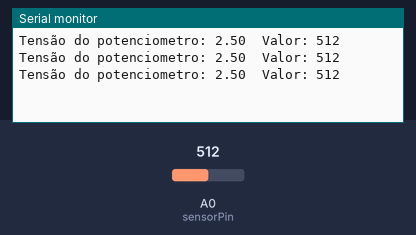
The sketch below on a simulated Arduino Uno, built with avr-gcc and run on an emulated ATmega328P. Shown: the last lines printed to the serial monitor. The inputs (shaded band) are chosen by the test bench; at power-on: A0 (sensorPin) = 512.

Above: at 1.3 s.
1.4 s: A0 (sensorPin) set to 716
At 2.0 s:
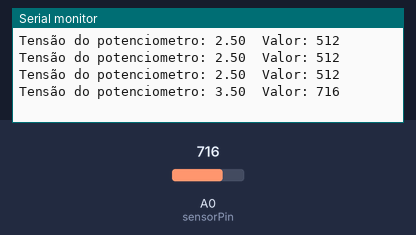
2.9 s: A0 (sensorPin) set to 900
At 3.5 s:
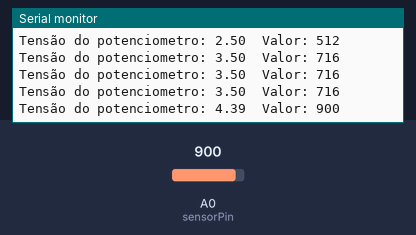
Timing chart, 0 to 5.9 s (numbered marks = the images above; inputs shaded):
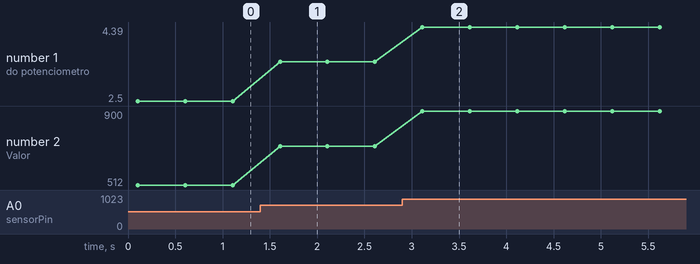

The sketch:

potenciometro.ino
```cpp
// Exemplo 1 - Usando potenciometro para fazer leituras analógicas
// Apostila Eletrogate - KIT START

#define BIT0 0x01
#define BIT1 0x02
#define BIT2 0x04
#define BIT3 0x08
#define BIT4 0x10
#define BIT5 0x20
#define BIT6 0x40
#define BIT7 0x80

#define sensorPin A0  // define entrada analógica A0
#define CHECK_BIT(reg,n) ((reg) & (1<<(n))) // verificar estado do bit n no registrador

int sensorValue = 0; // variável inteiro igual a zero
float voltage; // variável numero fracionario

int leituraAnalogica(){
  // talvez poderia passar o pino como argumento e fazer config de MUX[3:0] adequada
  unsigned short x;

  ADCSRA |= BIT7; // ativa adc, ADEN = 1

  int media = 0;
  for (int i = 0; i < 10; i++){
    ADCSRA |= BIT6; // single conversion, ADSC = 1
    while(CHECK_BIT(ADCSRA, 6)){ // espera até ADSC = 0, q significa q a conversao terminou
      asm("");
    }
    x = ADC;
    media += (int)x; //talvez seja ruim somar dps dividir, mas tenho medo de dividir um 10bit
  }
  media /= 10;

  ADCSRA &= ~(BIT7); // desliga adc
  return media;
}

void setup() {
  // configuracao adc
  ADMUX |= BIT6; // REFS[1:0] = 01, high reference como avcc
  // config 10bits default (ADMUX), ADLAR = 0
  // entrada A0 default (ADMUX), MUX[3:0] = 0000

  Serial.begin(9600); // monitor serial - velocidade 9600 Bps
  delay(100); // atraso de 100 milisegundos
}

void loop() {
// sensorValue = analogRead(sensorPin); // leitura da entrada analógica A0
sensorValue = leituraAnalogica();
voltage = sensorValue * (5.0 / 1024); // cálculo da tensão

Serial.print("Tensão do potenciometro: "); // imprime no monitor serial
Serial.print(voltage); // imprime a tensão
Serial.print("  Valor: "); // imprime no monitor serial
Serial.println(sensorValue); // imprime o valor
delay(500); // atraso de 500 milisegundos
}
```

Measured:
- after the input at 1.4 s, the serial monitor: prints a new line after 0.21 s (image 1)
- after the input at 2.9 s, the serial monitor: prints a new line after 0.21 s (image 2)
- plotted number 1: 2.5 → 3.5 after the input at 1.4 s, 3.5 → 4.39 after the input at 2.9 s
- plotted number 2: 512 → 716 after the input at 1.4 s, 716 → 900 after the input at 2.9 s
